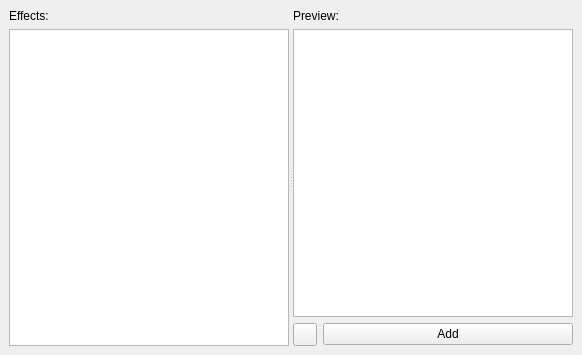
<?xml version="1.0" encoding="UTF-8"?>
<ui version="4.0">
 <class>EffectExplorer</class>
 <widget class="QDockWidget" name="EffectExplorer">
  <property name="geometry">
   <rect>
    <x>0</x>
    <y>0</y>
    <width>582</width>
    <height>355</height>
   </rect>
  </property>
  <property name="windowTitle">
   <string>Effect Explorer</string>
  </property>
  <widget class="QWidget" name="dockWidgetContents">
   <layout class="QHBoxLayout" name="horizontalLayout">
    <item>
     <widget class="QSplitter" name="splitter">
      <property name="orientation">
       <enum>Qt::Orientation::Horizontal</enum>
      </property>
      <widget class="QWidget" name="">
       <layout class="QVBoxLayout" name="verticalLayout">
        <item>
         <widget class="QLabel" name="label">
          <property name="text">
           <string>Effects:</string>
          </property>
         </widget>
        </item>
        <item>
         <widget class="QTreeWidget" name="treeWidget">
          <attribute name="headerVisible">
           <bool>false</bool>
          </attribute>
          <column>
           <property name="text">
            <string notr="true">1</string>
           </property>
          </column>
         </widget>
        </item>
       </layout>
      </widget>
      <widget class="QWidget" name="">
       <layout class="QVBoxLayout" name="verticalLayout_2">
        <item>
         <widget class="QLabel" name="label_2">
          <property name="text">
           <string>Preview:</string>
          </property>
         </widget>
        </item>
        <item>
         <widget class="QGraphicsView" name="graphicsView"/>
        </item>
        <item>
         <layout class="QHBoxLayout" name="horizontalLayout_2">
          <item>
           <widget class="QToolButton" name="toolButton">
            <property name="text">
             <string/>
            </property>
            <property name="icon">
             <iconset theme="emblem-favorite"/>
            </property>
           </widget>
          </item>
          <item>
           <widget class="QPushButton" name="pushButton">
            <property name="text">
             <string>Add</string>
            </property>
           </widget>
          </item>
         </layout>
        </item>
       </layout>
      </widget>
     </widget>
    </item>
   </layout>
  </widget>
 </widget>
 <resources/>
 <connections/>
</ui>
